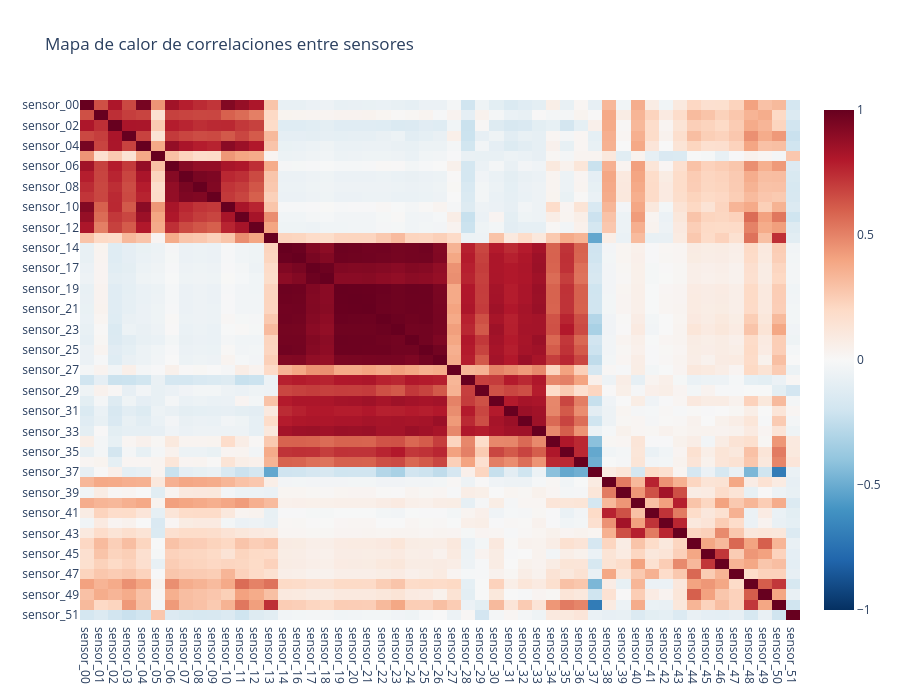

Notebook code cell kept with this figure:
### Markdown cell above
### 9.3 Matriz de correlación entre sensores

### Code cell
corr = df_clean[sensores].corr()
fig = px.imshow(corr, color_continuous_scale="RdBu_r", zmin=-1, zmax=1, aspect="auto",
                title="Mapa de calor de correlaciones entre sensores")
fig.update_layout(height=700); fig.show()

import itertools
pares_altos = [(a,b,round(corr.loc[a,b],2))
               for a,b in itertools.combinations(corr.columns,2) if abs(corr.loc[a,b])>0.9]
print(f"Pares de sensores con |r| > 0.9: {len(pares_altos)}")

### Figure 1 — Plotly figure (JSON) as saved in the notebook; plotly's stock layout.template omitted (floating-point values rounded to 4 significant figures; data arrays with more than 128 entries replaced by an {"elided": "..."} marker saying what was removed)
{"data": [{"coloraxis": "coloraxis", "hovertemplate": "x: %{x}<br>y: %{y}<br>color: %{z}<extra></extra>", "name": "0", "type": "heatmap", "x": ["sensor_00", "sensor_01", "sensor_02", "sensor_03", "sensor_04", "sensor_05", "sensor_06", "sensor_07", "sensor_08", "sensor_09", "sensor_10", "sensor_11", "sensor_12", "sensor_13", "sensor_14", "sensor_16", "sensor_17", "sensor_18", "sensor_19", "sensor_20", "sensor_21", "sensor_22", "sensor_23", "sensor_24", "sensor_25", "sensor_26", "sensor_27", "sensor_28", "sensor_29", "sensor_30", "sensor_31", "sensor_32", "sensor_33", "sensor_34", "sensor_35", "sensor_36", "sensor_37", "sensor_38", "sensor_39", "sensor_40", "sensor_41", "sensor_42", "sensor_43", "sensor_44", "sensor_45", "sensor_46", "sensor_47", "sensor_48", "sensor_49", "sensor_50", "sensor_51"], "xaxis": "x", "y": ["sensor_00", "sensor_01", "sensor_02", "sensor_03", "sensor_04", "sensor_05", "sensor_06", "sensor_07", "sensor_08", "sensor_09", "sensor_10", "sensor_11", "sensor_12", "sensor_13", "sensor_14", "sensor_16", "sensor_17", "sensor_18", "sensor_19", "sensor_20", "sensor_21", "sensor_22", "sensor_23", "sensor_24", "sensor_25", "sensor_26", "sensor_27", "sensor_28", "sensor_29", "sensor_30", "sensor_31", "sensor_32", "sensor_33", "sensor_34", "sensor_35", "sensor_36", "sensor_37", "sensor_38", "sensor_39", "sensor_40", "sensor_41", "sensor_42", "sensor_43", "sensor_44", "sensor_45", "sensor_46", "sensor_47", "sensor_48", "sensor_49", "sensor_50", "sensor_51"], "yaxis": "y", "z": {"elided": "51x51 float values"}}], "layout": {"coloraxis": {"autocolorscale": false, "cmax": 1, "cmin": -1, "colorscale": [[0, "rgb(5,48,97)"], [0.1, "rgb(33,102,172)"], [0.2, "rgb(67,147,195)"], [0.3, "rgb(146,197,222)"], [0.4, "rgb(209,229,240)"], [0.5, "rgb(247,247,247)"], [0.6, "rgb(253,219,199)"], [0.7, "rgb(244,165,130)"], [0.8, "rgb(214,96,77)"], [0.9, "rgb(178,24,43)"], [1, "rgb(103,0,31)"]]}, "height": 700, "title": {"text": "Mapa de calor de correlaciones entre sensores"}, "xaxis": {"anchor": "y", "domain": [0, 1]}, "yaxis": {"anchor": "x", "autorange": "reversed", "domain": [0, 1]}}}
